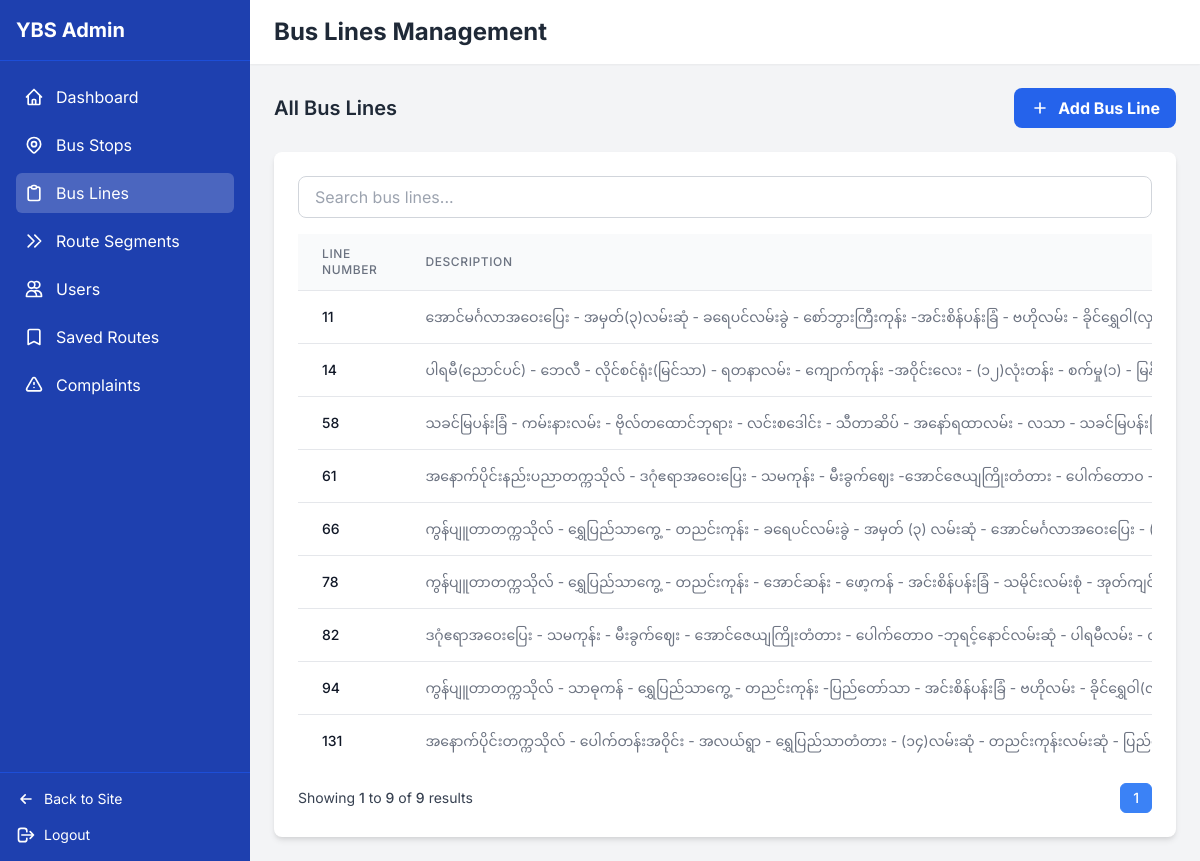
Page /admin-dashboard/bus-lines/ (signed in) on the earlier database version.
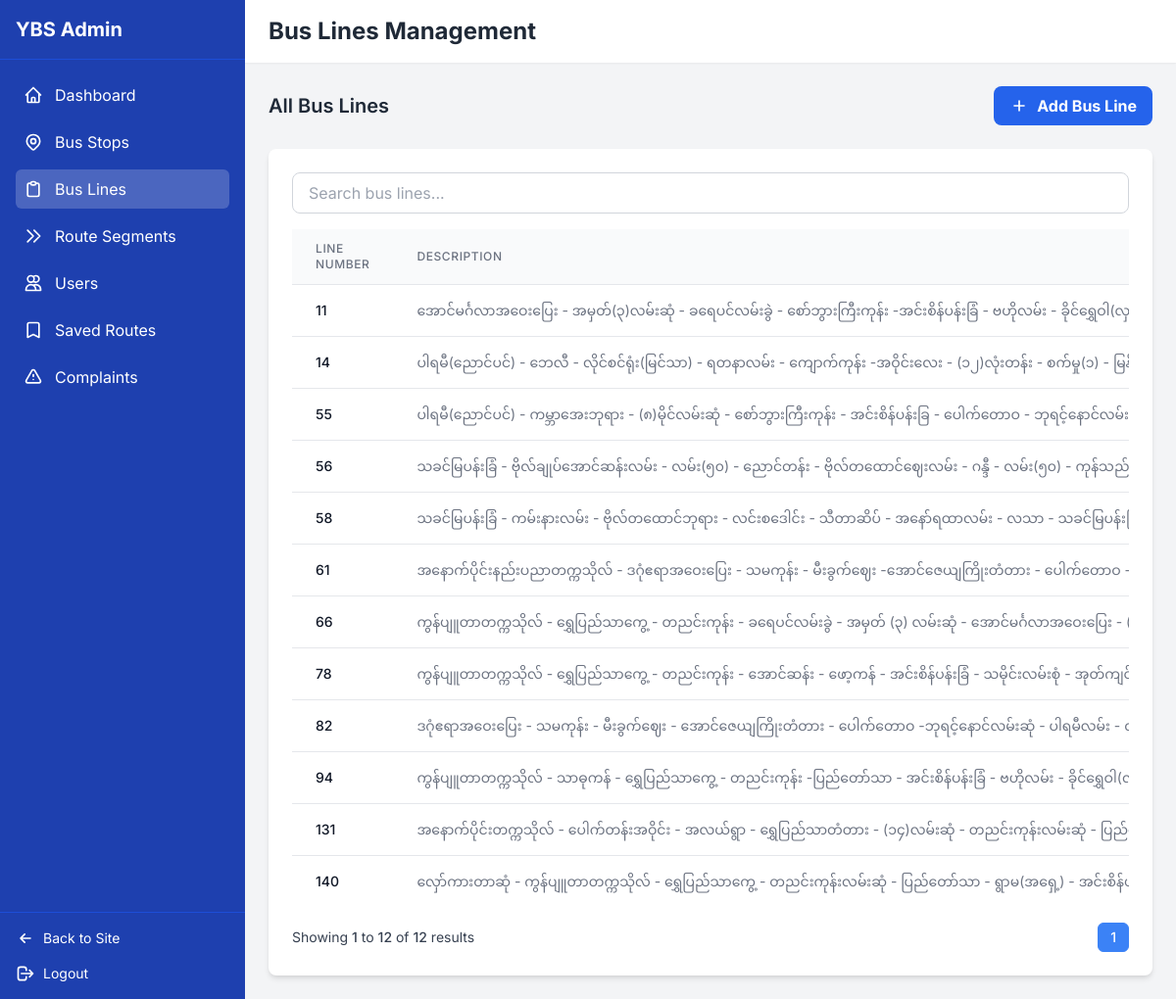
Same page on the later database version.
### bus_routes/models.py (models this page shows, shortened)
class BusLine(models.Model):
    line_number = models.IntegerField(unique=True, verbose_name="Bus Line Number")
    description = models.TextField(blank=True, verbose_name="Description")
    class Meta:
        verbose_name = "Bus Line"
        verbose_name_plural = "Bus Lines"

### bus_routes/views.py (the view)
# urls.py: path('admin-dashboard/bus-lines/', views.admin_bus_lines, name='admin_bus_lines'),
@user_passes_test(is_admin)
def admin_bus_lines(request):
    bus_lines_list = BusLine.objects.all().order_by('line_number')
    paginator = Paginator(bus_lines_list, 20)
    page_number = request.GET.get('page')
    page_obj = paginator.get_page(page_number)
    return render(request, 'admin_bus_lines.html', {
        'active_tab': 'bus_lines',
        'bus_lines': page_obj,
        'page_obj': page_obj,
        'paginator': paginator
    })

### bus_routes/views.py (called while the page is built)
def is_admin(user):
    return user.is_authenticated and user.is_staff

### templates/admin_bus_lines.html (shortened to what this page needs)
{% extends "admin_dashboard.html" %}
{% block header_title %}Bus Lines Management{% endblock %}
{% block content %}
<div class="mb-6 flex justify-between items-center">
    <h2 class="text-xl font-semibold text-gray-800">All Bus Lines</h2>
    <a href="{% url 'admin_bus_line_add' %}" class="bg-blue-600 hover:bg-blue-700 text-white font-bold py-2 px-4 rounded-lg flex items-center">
        <svg xmlns="http://www.w3.org/2000/svg" class="h-5 w-5 mr-2" fill="none" viewBox="0 0 24 24" stroke="currentColor">
            <path stroke-linecap="round" stroke-linejoin="round" stroke-width="2" d="M12 6v6m0 0v6m0-6h6m-6 0H6" />
        </svg>
        Add Bus Line
    </a>
</div>
<div class="card bg-white overflow-hidden">
    <div class="p-6">
        <div class="mb-4">
            <input type="text" id="searchInput" placeholder="Search bus lines..." class="w-full px-4 py-2 border border-gray-300 rounded-lg focus:outline-none focus:ring-2 focus:ring-blue-500">
        </div>
        <div class="overflow-x-auto">
            <table class="min-w-full divide-y divide-gray-200">
                <thead class="bg-gray-50">
                    <tr>
                        <th scope="col" class="px-6 py-3 text-left text-xs font-medium text-gray-500 uppercase tracking-wider">Line Number</th>
                        <th scope="col" class="px-6 py-3 text-left text-xs font-medium text-gray-500 uppercase tracking-wider">Description</th>
                    </tr>
                </thead>
                <tbody class="bg-white divide-y divide-gray-200">
                    {% for line in bus_lines %}
                    <tr>
                        <td class="px-6 py-4 whitespace-nowrap text-sm font-medium text-gray-900">{{ line.line_number }}</td>
                        <td class="px-6 py-4 whitespace-nowrap text-sm text-gray-500">{{ line.description|default:"-" }}</td>
                    </tr>
                    {% empty %}
                    <tr>
                        <td colspan="3" class="px-6 py-4 whitespace-nowrap text-sm text-gray-500 text-center">No bus lines found.</td>
                    </tr>
                    {% endfor %}
                </tbody>
            </table>
        </div>
        <div class="mt-4 flex justify-between items-center">
            <div>
                <p class="text-sm text-gray-700">
                    Showing <span class="font-medium">{{ page_obj.start_index }}</span> to <span class="font-medium">{{ page_obj.end_index }}</span> of <span class="font-medium">{{ paginator.count }}</span> results
                </p>
            </div>
            <div class="flex space-x-2">
                {% for num in paginator.page_range %}
                    {% if page_obj.number == num %}
                        <span class="px-3 py-1 border border-blue-500 bg-blue-500 text-white rounded-md text-sm font-medium">{{ num }}</span>
                    {% elif num > page_obj.number|add:'-3' and num < page_obj.number|add:'3' %}
                        <a href="?page={{ num }}" class="px-3 py-1 border border-gray-300 rounded-md text-sm font-medium text-gray-700 hover:bg-gray-50">{{ num }}</a>
                    {% endif %}
                {% endfor %}
            </div>
        </div>
    </div>
</div>
{% endblock %}

Differences in the rows shown:
added BusLine: line_number "55", description "ပါရမီ(ညောင်ပင်) - ကမ္ဘာအေးဘုရား - (၈)မိုင်လမ်းဆုံ - စော်ဘွားကြီးကုန်း - အင်းစိန်ပန်းခြ - ပေါက်တောဝ -…"
added BusLine: line_number "56", description "သခင်မြပန်းခြံ - ဗိုလ်ချုပ်အောင်ဆန်းလမ်း - လမ်း(၅၀) - ညောင်တန်း - ဗိုလ်တထောင်ဈေးလမ်း - ဂန္ဒီ - လမ်း(၅၀) -…"
added BusLine: line_number "140", description "လှော်ကားတာဆုံ - ကွန်ပျူတာတက္ကသိုလ် - ရွှေပြည်သာကွေ့ - တညင်းကုန်းလမ်းဆုံ - ပြည်တော်သာ - ရွာမ(အရှေ့) -…"
Other differences:
{{ page_obj.end_index }}: "9" → "12"
{{ paginator.count }}: "9" → "12"
